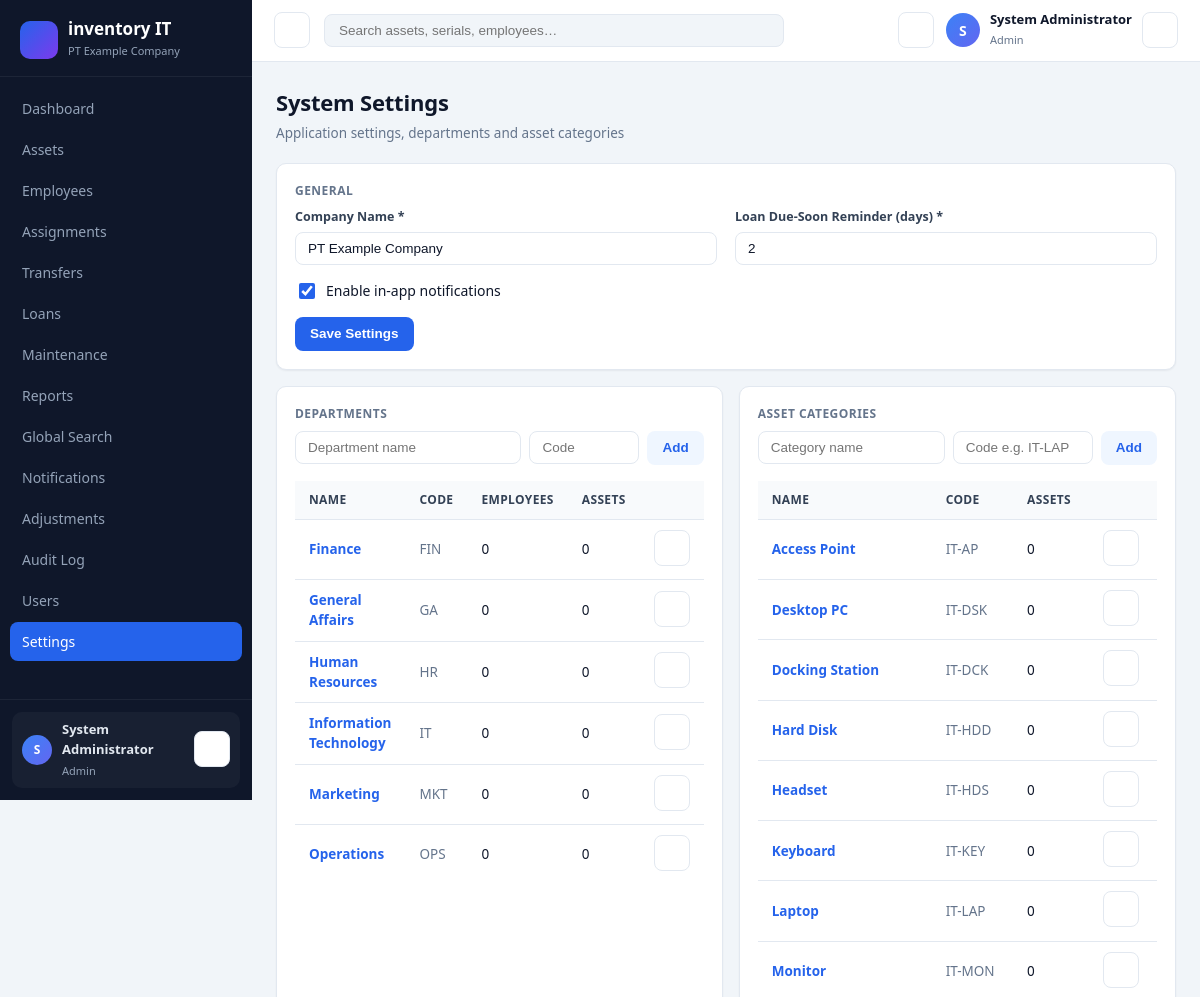
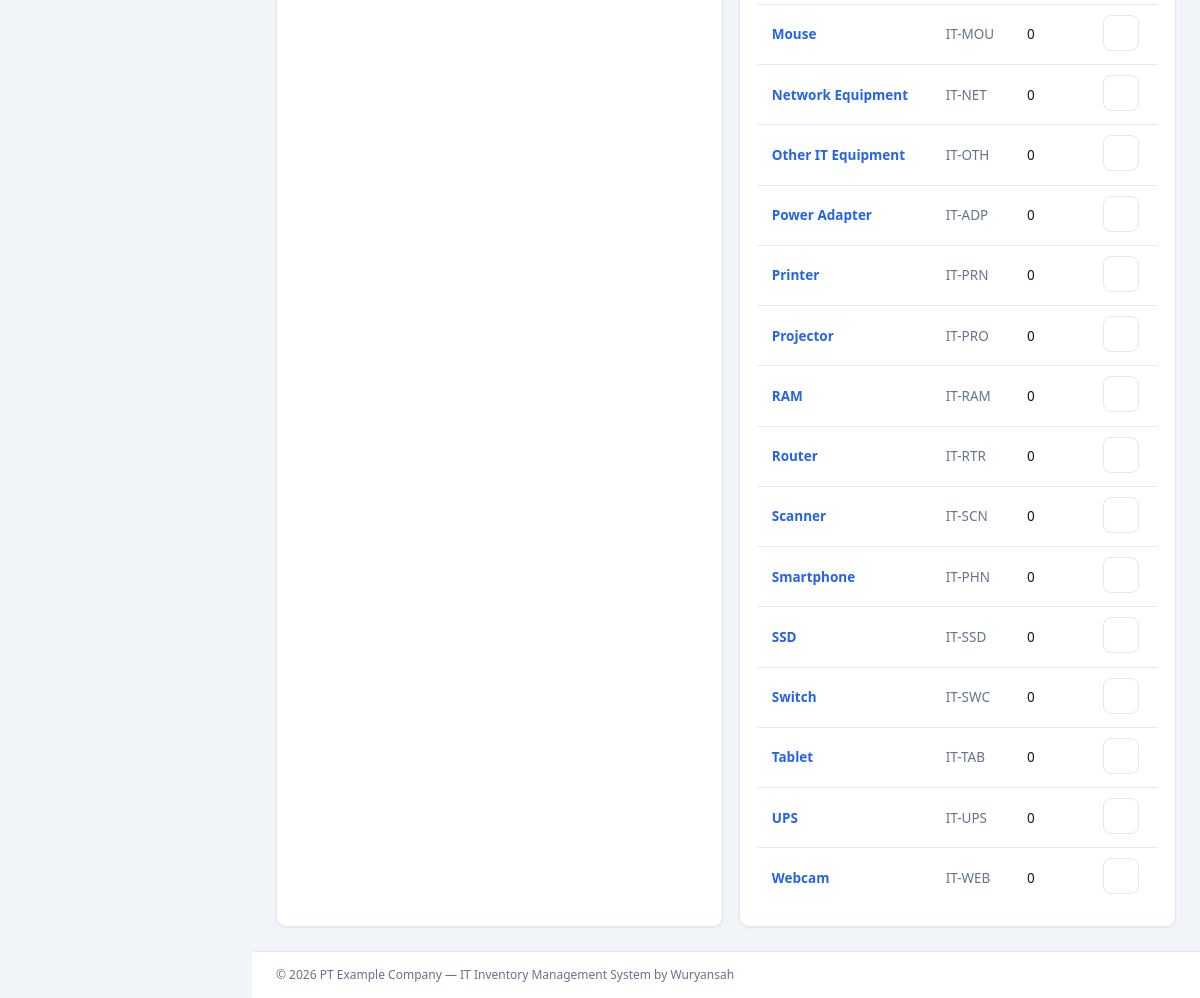
Screenshot of /index.php/settings (signed in) with the database file from the repository (2 pictures, top to bottom).
### tables this page shows
CREATE TABLE IF NOT EXISTS `settings` (
  `id` INT UNSIGNED NOT NULL AUTO_INCREMENT,
  `key` VARCHAR(100) NOT NULL,
  `value` TEXT NULL,
  `created_at` DATETIME NOT NULL,
  `updated_at` DATETIME NULL,
  PRIMARY KEY (`id`),
  UNIQUE KEY `uq_settings_key` (`key`)
);

CREATE TABLE IF NOT EXISTS `users` (
  `id` INT UNSIGNED NOT NULL AUTO_INCREMENT,
  `name` VARCHAR(100) NOT NULL,
  `email` VARCHAR(190) NOT NULL,
  `password` VARCHAR(255) NOT NULL,
  `role` ENUM('admin','staff','employee') NOT NULL DEFAULT 'staff',
  `employee_id` INT UNSIGNED NULL,
  `is_active` TINYINT(1) NOT NULL DEFAULT 1,
  `last_login_at` DATETIME NULL,
  `created_at` DATETIME NOT NULL,
  `updated_at` DATETIME NULL,
  PRIMARY KEY (`id`),
  UNIQUE KEY `uq_users_email` (`email`)
);

CREATE TABLE IF NOT EXISTS `departments` (
  `id` INT UNSIGNED NOT NULL AUTO_INCREMENT,
  `name` VARCHAR(100) NOT NULL,
  `code` VARCHAR(20) NULL,
  `description` VARCHAR(255) NULL,
  `created_at` DATETIME NOT NULL,
  `updated_at` DATETIME NULL,
  PRIMARY KEY (`id`),
  UNIQUE KEY `uq_departments_name` (`name`)
);

CREATE TABLE IF NOT EXISTS `asset_categories` (
  `id` INT UNSIGNED NOT NULL AUTO_INCREMENT,
  `name` VARCHAR(100) NOT NULL,
  `code` VARCHAR(20) NULL,
  `description` VARCHAR(255) NULL,
  `created_at` DATETIME NOT NULL,
  `updated_at` DATETIME NULL,
  PRIMARY KEY (`id`),
  UNIQUE KEY `uq_categories_name` (`name`)
);

### views/settings/index.php (the view, shortened to what the rows shown need)
<div class="page-head">
    <div>
        <h1 class="page-title">System Settings</h1>
        <p class="page-desc">Application settings, departments and asset categories</p>
    </div>
</div>
<div class="card card-pad mb-16">
    <div class="section-label" style="margin-top:0;">General</div>
    <form method="post" action="<?= url('/settings') ?>">
        <div class="form-grid">
            <div class="form-group">
                <label class="form-label">Company Name *</label>
                <input class="input" name="company_name" value="<?= e(old('company_name', $settings['company_name'])) ?>" required>
            </div>
            <div class="form-group">
                <label class="form-label">Loan Due-Soon Reminder (days) *</label>
                <input class="input" type="number" name="loan_due_soon_days" value="<?= e($settings['loan_due_soon_days']) ?>" min="0">
            </div>
            <div class="form-group col-span">
                <div class="check-row">
                    <input type="checkbox" id="notif" name="notification_enabled" value="1" <?= $settings['notification_enabled'] == '1' ? 'checked' : '' ?>>
                    <label for="notif">Enable in-app notifications</label>
                </div>
            </div>
        </div>
        <button class="btn btn-primary"><?= svg_icon('check') ?> Save Settings</button>
    </form>
</div>
<div class="grid-2">
    <div class="card card-pad">
        <div class="section-label" style="margin-top:0;">Departments</div>
        <form class="flex wrap mb-16" method="post" action="<?= url('/settings/departments') ?>">
            <input class="input" name="name" placeholder="Department name" required style="flex:1; min-width:150px;">
            <input class="input" name="code" placeholder="Code" style="width:110px;">
            <button class="btn btn-soft"><?= svg_icon('plus') ?> Add</button>
        </form>
        <div class="table-wrap"><table class="table">
            <thead><tr><th>Name</th><th>Code</th><th>Employees</th><th>Assets</th><th></th></tr></thead>
            <tbody>
            <?php foreach ($departments as $d): ?>
                <tr>
                    <td class="td-main"><?= e($d['name']) ?></td>
                    <td class="muted"><?= e($d['code'] ?: '—') ?></td>
                    <td><?= \App\Models\Department::employeeCount($d['id']) ?></td>
                    <td><?= \App\Models\Department::assetCount($d['id']) ?></td>
                    <td>
                        <form method="post" action="<?= url('/settings/departments/' . $d['id'] . '/delete') ?>" data-confirm="Delete this department?">
                            <button class="icon-btn"><?= svg_icon('trash') ?></button>
                        </form>
                    </td>
                </tr>
            <?php endforeach; ?>
            </tbody>
        </table></div>
    </div>
    <div class="card card-pad">
        <div class="section-label" style="margin-top:0;">Asset Categories</div>
        <form class="flex wrap mb-16" method="post" action="<?= url('/settings/categories') ?>">
            <input class="input" name="name" placeholder="Category name" required style="flex:1; min-width:150px;">
            <input class="input" name="code" placeholder="Code e.g. IT-LAP" required style="width:140px;">
            <button class="btn btn-soft"><?= svg_icon('plus') ?> Add</button>
        </form>
        <div class="table-wrap"><table class="table">
            <thead><tr><th>Name</th><th>Code</th><th>Assets</th><th></th></tr></thead>
            <tbody>
            <?php foreach ($categories as $c): ?>
                <tr>
                    <td class="td-main"><?= e($c['name']) ?></td>
                    <td class="muted"><?= e($c['code'] ?: '—') ?></td>
                    <td><?= \App\Models\Category::assetCount($c['id']) ?></td>
                    <td>
                        <form method="post" action="<?= url('/settings/categories/' . $c['id'] . '/delete') ?>" data-confirm="Delete this category?">
                            <button class="icon-btn"><?= svg_icon('trash') ?></button>
                        </form>
                    </td>
                </tr>
            <?php endforeach; ?>
            </tbody>
        </table></div>
    </div>
</div>

### app/Core/Router.php (shortened to what the rows shown need)
<?php
class Router
{
    private Request $request;
    private array $routes = [];
    public function __construct(Request $request)
    {
        $this->request = $request;
    }
    public function add(string $methods, string $pattern, string $handler, string $roles = 'auth'): void
    {
        $this->routes[] = compact('methods', 'pattern', 'handler', 'roles');
    }
    public function dispatch(): void
    {
        $uri = $this->request->uri;
        foreach ($this->routes as $route) {
            $allowedMethod = in_array($this->request->method, explode('|', $route['methods']), true);
            if (!$allowedMethod || !$this->match($route['pattern'], $uri)) {
                continue;
            }
            [$controller, $method] = explode('@', $route['handler']);
            Middleware::authorize($route['roles']);
            $instance = new $class();
            $args = [];
            $instance->{$method}(...$args);
            return;
        }
    }
    private function match(string $pattern, string $uri): bool
    {
        return (bool)preg_match($this->toRegex($pattern), $uri);
    }
    private function toRegex(string $pattern): string
    {
        $regex = preg_replace('#\{([a-zA-Z_][a-zA-Z0-9_]*)\}#', '(?P<$1>[^/]+)', $pattern);
        return '#^' . $regex . '$#';
    }
}

### views/layouts/app.php (shortened to what the rows shown need)
<!DOCTYPE html>
<html lang="en">
<head>
    <link rel="stylesheet" href="<?= asset_url('css/app.css') ?>">
</head>
<body>
<?php
$nav = [];
if (Auth::role() !== 'employee') {
    $nav[] = ['href' => '/', 'label' => 'Dashboard', 'icon' => 'home', 'module' => 'dashboard'];
} else {
    $nav[] = ['href' => '/my-assets', 'label' => 'My Equipment', 'icon' => 'package-check', 'module' => 'my-assets'];
}
if (Auth::isStaff()) {
    $nav[] = ['href' => '/assets', 'label' => 'Assets', 'icon' => 'box', 'module' => 'assets'];
    $nav[] = ['href' => '/employees', 'label' => 'Employees', 'icon' => 'users', 'module' => 'employees'];
    $nav[] = ['href' => '/assignments', 'label' => 'Assignments', 'icon' => 'user-check', 'module' => 'assignments'];
    $nav[] = ['href' => '/transfers', 'label' => 'Transfers', 'icon' => 'arrow-swap', 'module' => 'transfers'];
    $nav[] = ['href' => '/loans', 'label' => 'Loans', 'icon' => 'clock', 'module' => 'loans'];
    $nav[] = ['href' => '/maintenance', 'label' => 'Maintenance', 'icon' => 'wrench', 'module' => 'maintenance'];
    $nav[] = ['href' => '/reports', 'label' => 'Reports', 'icon' => 'chart', 'module' => 'reports'];
    $nav[] = ['href' => '/search', 'label' => 'Global Search', 'icon' => 'search', 'module' => 'search'];
}
$nav[] = ['href' => '/notifications', 'label' => 'Notifications', 'icon' => 'bell', 'module' => 'notifications'];
if (Auth::isAdmin()) {
    $nav[] = ['href' => '/adjustments', 'label' => 'Adjustments', 'icon' => 'sliders', 'module' => 'adjustments'];
    $nav[] = ['href' => '/audit', 'label' => 'Audit Log', 'icon' => 'shield', 'module' => 'audit'];
    $nav[] = ['href' => '/users', 'label' => 'Users', 'icon' => 'users', 'module' => 'users'];
    $nav[] = ['href' => '/settings', 'label' => 'Settings', 'icon' => 'settings', 'module' => 'settings'];
}
$user = $currentUser ?? Auth::user();
$unread = \App\Models\Notification::unreadCount();
$isStaff = Auth::isStaff();
?>
<div class="layout">
    <aside class="sidebar" id="sidebar">
        <div class="sidebar-brand">
            <span class="brand-mark"><?= svg_icon('box') ?></span>
            <div>
                <strong>inventory IT</strong>
                <small><?= e(setting('company_name', 'Inventory')) ?></small>
            </div>
        </div>
        <nav class="sidebar-nav">
            <?php foreach ($nav as $item): ?>
                <a href="<?= url($item['href']) ?>" class="nav-link<?= ($pageModule ?? '') === $item['module'] ? ' active' : '' ?>">
                    <span><?= e($item['label']) ?></span>
                </a>
            <?php endforeach; ?>
        </nav>
        <div class="sidebar-footer">
            <div class="sidebar-user">
                <span class="avatar"><?= e(strtoupper(substr($user['name'] ?? '?', 0, 1))) ?></span>
                <div>
                    <strong><?= e($user['name'] ?? '') ?></strong>
                    <small><?= ucfirst(e($user['role'] ?? '')) ?></small>
                </div>
                <form method="post" action="<?= url('/logout') ?>">
                    <button class="icon-btn" title="Sign out"><?= svg_icon('logout') ?></button>
                </form>
            </div>
        </div>
    </aside>
    <div class="main">
        <header class="topbar">
            <button class="icon-btn menu-toggle" id="menuToggle" aria-label="Toggle menu"><?= svg_icon('menu') ?></button>
            <?php if ($isStaff): ?>
            <form class="topbar-search" method="get" action="<?= url('/search') ?>">
                <input type="search" name="q" placeholder="Search assets, serials, employees…" value="<?= e($_GET['q'] ?? '') ?>">
            </form>
            <?php else: ?>
                <span class="topbar-search-empty"></span>
            <?php endif; ?>
            <div class="topbar-right">
                <a href="<?= url('/notifications') ?>" class="icon-btn bell<?= $unread > 0 ? ' has-dot' : '' ?>" title="Notifications">
                </a>
                <div class="user-menu">
                    <span class="avatar"><?= e(strtoupper(substr($user['name'] ?? '?', 0, 1))) ?></span>
                    <div class="user-meta">
                        <strong><?= e($user['name'] ?? '') ?></strong>
                        <small><?= ucfirst(e($user['role'] ?? '')) ?></small>
                    </div>
                    <a class="icon-btn" href="<?= url('/profile') ?>" title="My profile"><?= svg_icon('settings') ?></a>
                </div>
            </div>
        </header>
        <main class="content">
            <?= $content ?>
        </main>
        <footer class="footer">
            © <?= date('Y') ?> <?= e(setting('company_name', 'invIT')) ?> — IT Inventory Management System by Wuryansah
        </footer>
    </div>
</div>
</body>
</html>

### rows the page displays
settings: value "PT Example Company"
users: name "S", name "System Administrator", role "Admin"
departments: name "Finance", code "FIN", id "0"
departments: name "General Affairs", code "GA", id "0"
departments: name "Human Resources", code "HR", id "0"
departments: name "Information Technology", code "IT", id "0"
departments: name "Marketing", code "MKT", id "0"
departments: name "Operations", code "OPS", id "0"
asset_categories: name "Access Point", code "IT-AP", id "0"
asset_categories: name "Desktop PC", code "IT-DSK", id "0"
asset_categories: name "Docking Station", code "IT-DCK", id "0"
asset_categories: name "Hard Disk", code "IT-HDD", id "0"
asset_categories: name "Headset", code "IT-HDS", id "0"
asset_categories: name "Keyboard", code "IT-KEY", id "0"
asset_categories: name "Laptop", code "IT-LAP", id "0"
asset_categories: name "Monitor", code "IT-MON", id "0"
asset_categories: name "Mouse", code "IT-MOU", id "0"
asset_categories: name "Network Equipment", code "IT-NET", id "0"
asset_categories: name "Other IT Equipment", code "IT-OTH", id "0"
asset_categories: name "Power Adapter", code "IT-ADP", id "0"
asset_categories: name "Printer", code "IT-PRN", id "0"
asset_categories: name "Projector", code "IT-PRO", id "0"
asset_categories: name "RAM", code "IT-RAM", id "0"
asset_categories: name "Router", code "IT-RTR", id "0"
asset_categories: name "Scanner", code "IT-SCN", id "0"
asset_categories: name "Smartphone", code "IT-PHN", id "0"
asset_categories: name "SSD", code "IT-SSD", id "0"
asset_categories: name "Switch", code "IT-SWC", id "0"
asset_categories: name "Tablet", code "IT-TAB", id "0"
asset_categories: name "UPS", code "IT-UPS", id "0"
asset_categories: name "Webcam", code "IT-WEB", id "0"

### other values shown
$item['label'] "Dashboard"
$item['label'] "Assets"
$item['label'] "Employees"
$item['label'] "Assignments"
$item['label'] "Transfers"
$item['label'] "Loans"
$item['label'] "Maintenance"
$item['label'] "Reports"
$item['label'] "Global Search"
$item['label'] "Notifications"
$item['label'] "Adjustments"
$item['label'] "Audit Log"
$item['label'] "Users"
$item['label'] "Settings"
